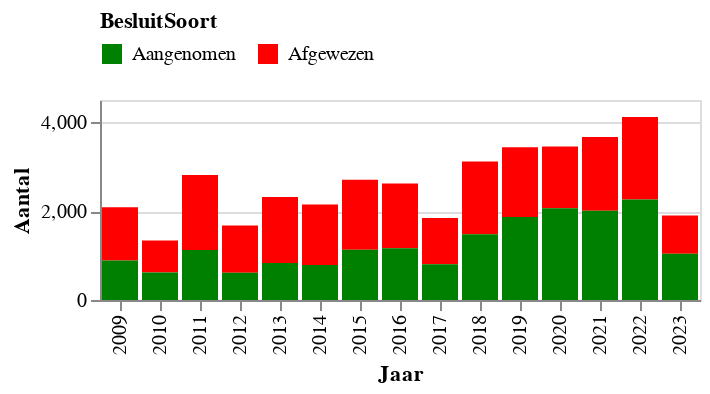

Notebook code for this chart:
### Markdown cell above
## Ontwikkeling van het aantal moties

### Code cell
#| echo: false
data = df.groupby(['Jaar', 'BesluitSoort']).agg(Aantal=('Titel', 'count')).reset_index()
data = data.replace({0: 'Afgewezen', 1: 'Aangenomen'})
color_order = {'Afgewezen':1, 'Aangenomen':0}
data["idx"] = data["BesluitSoort"].map(color_order)

alt.Chart(data).mark_bar().encode(
    x=alt.X('Jaar:N'),
    y='Aantal:Q',
    order="idx",
    color=alt.Color('BesluitSoort', scale=alt.Scale(
            domain=['Aangenomen','Afgewezen'],
            range=['green', 'red']),
            legend=alt.Legend(orient="top"))
).properties(width=300, height=100)

### Figure 1 — Vega-Lite specification as saved in the notebook (floating-point values rounded to 4 significant figures)
{"config": {"view": {"continuousWidth": 300, "continuousHeight": 300}}, "data": {"name": "data-53637ab863ff83f090fcc1baae113e96"}, "mark": {"type": "bar"}, "encoding": {"color": {"field": "BesluitSoort", "legend": {"orient": "top"}, "scale": {"domain": ["Aangenomen", "Afgewezen"], "range": ["green", "red"]}, "type": "nominal"}, "order": {"field": "idx", "type": "quantitative"}, "x": {"field": "Jaar", "type": "nominal"}, "y": {"field": "Aantal", "type": "quantitative"}}, "height": 100, "width": 300, "$schema": "https://vega.github.io/schema/vega-lite/v5.8.0.json", "datasets": {"data-53637ab863ff83f090fcc1baae113e96": [{"Jaar": 2009, "BesluitSoort": "Afgewezen", "Aantal": 1197, "idx": 1}, {"Jaar": 2009, "BesluitSoort": "Aangenomen", "Aantal": 888, "idx": 0}, {"Jaar": 2010, "BesluitSoort": "Afgewezen", "Aantal": 724, "idx": 1}, {"Jaar": 2010, "BesluitSoort": "Aangenomen", "Aantal": 616, "idx": 0}, {"Jaar": 2011, "BesluitSoort": "Afgewezen", "Aantal": 1685, "idx": 1}, {"Jaar": 2011, "BesluitSoort": "Aangenomen", "Aantal": 1125, "idx": 0}, {"Jaar": 2012, "BesluitSoort": "Afgewezen", "Aantal": 1067, "idx": 1}, {"Jaar": 2012, "BesluitSoort": "Aangenomen", "Aantal": 612, "idx": 0}, {"Jaar": 2013, "BesluitSoort": "Afgewezen", "Aantal": 1485, "idx": 1}, {"Jaar": 2013, "BesluitSoort": "Aangenomen", "Aantal": 830, "idx": 0}, {"Jaar": 2014, "BesluitSoort": "Afgewezen", "Aantal": 1358, "idx": 1}, {"Jaar": 2014, "BesluitSoort": "Aangenomen", "Aantal": 789, "idx": 0}, {"Jaar": 2015, "BesluitSoort": "Afgewezen", "Aantal": 1576, "idx": 1}, {"Jaar": 2015, "BesluitSoort": "Aangenomen", "Aantal": 1128, "idx": 0}, {"Jaar": 2016, "BesluitSoort": "Afgewezen", "Aantal": 1456, "idx": 1}, {"Jaar": 2016, "BesluitSoort": "Aangenomen", "Aantal": 1163, "idx": 0}, {"Jaar": 2017, "BesluitSoort": "Afgewezen", "Aantal": 1039, "idx": 1}, {"Jaar": 2017, "BesluitSoort": "Aangenomen", "Aantal": 807, "idx": 0}, {"Jaar": 2018, "BesluitSoort": "Afgewezen", "Aantal": 1639, "idx": 1}, {"Jaar": 2018, "BesluitSoort": "Aangenomen", "Aantal": 1479, "idx": 0}, {"Jaar": 2019, "BesluitSoort": "Afgewezen", "Aantal": 1569, "idx": 1}, {"Jaar": 2019, "BesluitSoort": "Aangenomen", "Aantal": 1870, "idx": 0}, {"Jaar": 2020, "BesluitSoort": "Afgewezen", "Aantal": 1392, "idx": 1}, {"Jaar": 2020, "BesluitSoort": "Aangenomen", "Aantal": 2063, "idx": 0}, {"Jaar": 2021, "BesluitSoort": "Afgewezen", "Aantal": 1662, "idx": 1}, {"Jaar": 2021, "BesluitSoort": "Aangenomen", "Aantal": 2008, "idx": 0}, {"Jaar": 2022, "BesluitSoort": "Afgewezen", "Aantal": 1860, "idx": 1}, {"Jaar": 2022, "BesluitSoort": "Aangenomen", "Aantal": 2259, "idx": 0}, {"Jaar": 2023, "BesluitSoort": "Afgewezen", "Aantal": 861, "idx": 1}, {"Jaar": 2023, "BesluitSoort": "Aangenomen", "Aantal": 1038, "idx": 0}]}}
